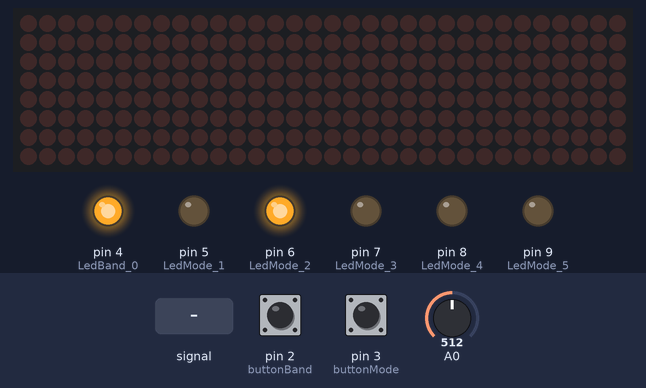
The sketch below on a simulated Arduino Nano, built with avr-gcc and run on an emulated ATmega328P. Shown: 32×8 LED matrix, output pins drawn as LEDs (lit = HIGH). The test bench sets the inputs (shaded band); at power-on: pin 2 (buttonBand) LOW, pin 3 (buttonMode) LOW, A0 = 512. EEPROM starts erased.

Above: at 1.2 s.
1.3 s: A0 fed a 200 Hz sine of ±81 counts around its level
At 1.84 s:
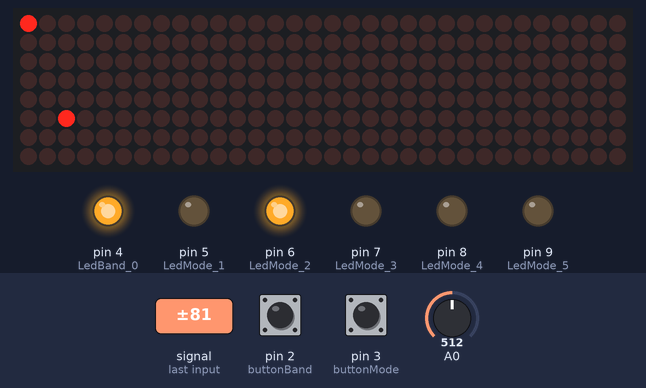
3.3 s: pin 2 (buttonBand) pulled HIGH for 0.15 s
At 3.96 s:
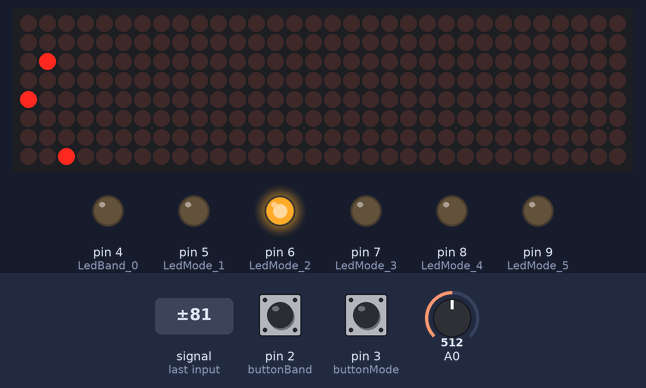
4.0 s: pin 3 (buttonMode) pulled HIGH for 0.15 s
At 4.11 s:
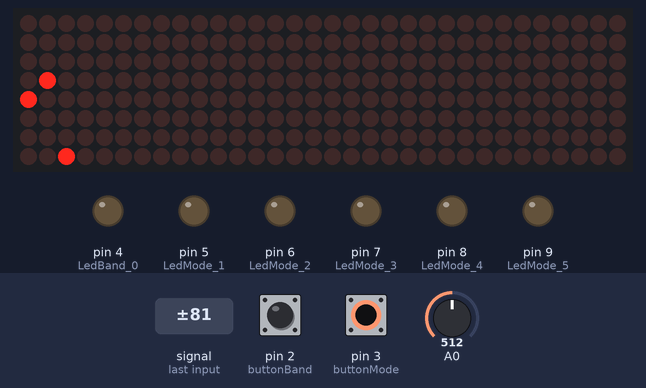
4.7 s: A0 set to 900
At 6.0 s:
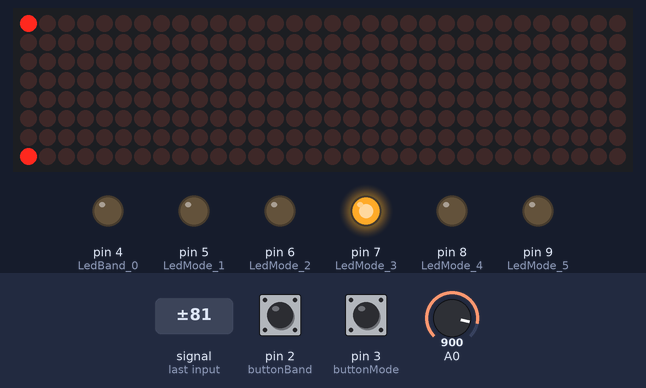
6.6 s: pin 3 (buttonMode) pulled HIGH for 1 s
At 7.6 s:
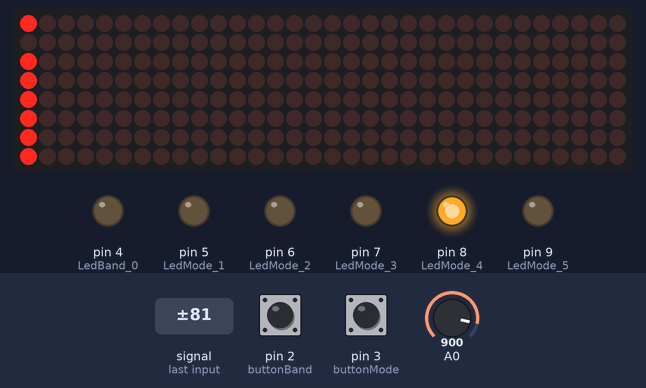
9.1 s: A0 set to 0
At 10.7 s:
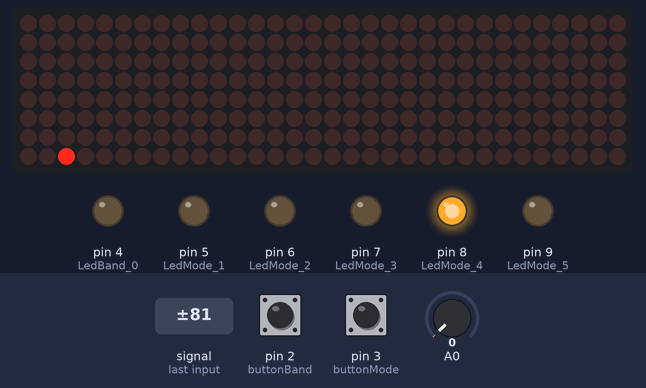
Timing chart, 0 to 12.0 s (numbered marks = the images above; inputs shaded):
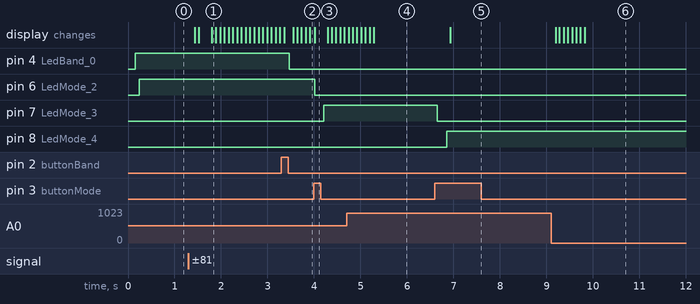

The sketch:

32_Band_Spectrum_Analyzer_DD.ino
```cpp
// (licence header left out)
////////////////////////////////////////////////////////////////////////////////////
#include <arduinoFFT.h>
#include <MD_MAX72xx.h>
#include <SPI.h>
#include <EEPROM.h>
//-------------------------------------------------------------------------
#define SAMPLES 64    //Must be a power of 64
#define HARDWARE_TYPE MD_MAX72XX::FC16_HW   // Set display type  so that  MD_MAX72xx library treets it properly
#define MAX_DEVICES  4   // Total number display modules 4
#define CLK_PIN   13  // Clock pin to communicate with display
#define DATA_PIN  11  // Data pin to communicate with display
#define CS_PIN    10  // Control pin to communicate with display
#define xres 32       // Total number of  columns in the display, must be <= SAMPLES/2  32
#define yres 8        // Total number of  rows in the display 8
//-------------------------------------------------------------------------
//int MY_ARRAY[]={0, 128, 192, 224, 240, 248, 252, 254, 255}; // default = standard pattern
int MY_ARRAY[]={0, 128, 192, 224, 240, 248, 252, 254, 255}; // BOKI pattern
int MY_MODE_1[]={0, 128, 192, 224, 240, 248, 252, 254, 255}; // standard pattern
int MY_MODE_2[]={0, 128, 64, 32, 16, 8, 4, 2, 1}; // only peak pattern
int MY_MODE_3[]={0, 128, 192, 160, 144, 136, 132, 130, 129}; // only peak +  bottom point
int MY_MODE_4[]={0, 128, 192, 160, 208, 232, 244, 250, 253}; // one gap in the top , 3rd light onwards
//int MY_MODE_5[]={0, 1, 3, 7, 15, 31, 63, 127, 255}; // standard pattern, mirrored vertically
int MY_MODE_5[]={0, 8, 28, 62, 127, 0, 0, 0, 0}; // BOKI_OSCI
//-------------------------------------------------------------------------
double vReal[SAMPLES];
double vImag[SAMPLES];
char data_avgs[xres];
//-------------------------------------------------------------------------
int yvalue;
int displaycolumn , displayvalue;
int peaks[xres];
int displaymode = 1;      // 1
int displayband = 1;      // 1
int OldMode = 0;          // 0
int OldBand = 0;          // 0

// DESNI KANAL
int buttonBand = 2; // the number of the pushbutton pin 2
int buttonMode = 3;// the number of the pushbutton pin 3
int LedBand_0 = 4; // pin 4
int LedMode_1 = 5; // pin 5
int LedMode_2 = 6; // pin 6
int LedMode_3 = 7; // pin 7
int LedMode_4 = 8; // pin 8
int LedMode_5 = 9; // pin 9
/*
// LEVI KANAL
int InputBand_0 = 4; // pin 4
int InputMode_1 = 5; // pin 5
int InputMode_2 = 6; // pin 6
int InputMode_3 = 7; // pin 7
int InputMode_4 = 8; // pin 8
int InputMode_5 = 9; // pin 9
*/
///////////////////////////////////////////////////////////////////////////////////////
MD_MAX72XX mx = MD_MAX72XX(HARDWARE_TYPE, CS_PIN, MAX_DEVICES);   // display object
arduinoFFT FFT = arduinoFFT();                                    // FFT object
///////////////////////////////////////////////////////////////////////////////////////
void setup() {
    ADCSRA = 0b11100101;      // set ADC to free running mode and set pre-scalar to 32 (0xe5)
    ADMUX = 0b00000000;       // use pin A0 and external voltage reference

    // DESNI KANAL
    pinMode(buttonBand, INPUT); // sets the digital pin 2 as input
    pinMode(buttonMode, INPUT); // sets the digital pin 3 as input
    pinMode(LedBand_0, OUTPUT);  // sets the digital pin 4 as output
    pinMode(LedMode_1, OUTPUT);  // sets the digital pin 5 as output
    pinMode(LedMode_2, OUTPUT);  // sets the digital pin 6 as output
    pinMode(LedMode_3, OUTPUT);  // sets the digital pin 7 as output
    pinMode(LedMode_4, OUTPUT);  // sets the digital pin 8 as output
    pinMode(LedMode_5, OUTPUT);  // sets the digital pin 9 as output
/*
    // LEVI KANAL
    pinMode(InputBand_0, INPUT);  // sets the digital pin 4 as input
    pinMode(InputMode_1, INPUT);  // sets the digital pin 5 as input
    pinMode(InputMode_2, INPUT);  // sets the digital pin 6 as input
    pinMode(InputMode_3, INPUT);  // sets the digital pin 7 as input
    pinMode(InputMode_4, INPUT);  // sets the digital pin 8 as input
    pinMode(InputMode_5, INPUT);  // sets the digital pin 9 as input
*/
    mx.begin();           // initialize display
    //mx.control(MD_MAX72XX::INTENSITY, 0); // 0-10
    delay(50);            // wait to get reference voltage stabilized
    displaymode = EEPROM.read(1);  //read EEPROM data at address 1
    displayband = EEPROM.read(2);  //read EEPROM data at address 2
}
///////////////////////////////////////////////////////////////////////////////////////
void loop() {
   // ++ Sampling
   for(int i=0; i<SAMPLES; i++) {
      while(!(ADCSRA & 0x10));    // wait for ADC to complete current conversion ie ADIF bit set
      //ADCSRA = 0b11110100 ;     // KRATKI
      //ADCSRA = 0b11110101 ;     // SREDNJI Clear ADIF bit so that ADC can do next operation (0xf5) 0b11110101 orginal
      //ADCSRA = 0b11110110 ;     // DUGI
      //ADCSRA = 0b11110111 ;     // PREDUGI
      //-------------------------------------------------------------

      // DESNI KANAL
      int ReadingBand = digitalRead(buttonBand);
      if ((ReadingBand == 1)&&(OldBand == 0)) { // works only when pressed
          displayband = displayband + 1;
          EEPROM.write(2, displayband);         //write value to current address counter address
          delay(100);
      }
      OldBand = ReadingBand;
      if (displayband > 2) { // works only when pressed
          displayband = 1;
          EEPROM.write(2, displayband);         //write value to current address counter address
          delay(100);}
      if (displayband == 1) {
        ADCSRA = 0b11110110 ;  // DUGI
        digitalWrite(LedBand_0, 1);}
      if (displayband == 2) {
        ADCSRA = 0b11110101 ;  // SREDNJI Cclear ADIF bit so that ADC can do next operation (0xf5) 0b11110101 orginal
        digitalWrite(LedBand_0, 0);}

      //-------------------------------------------------------------
      /*
      // LEVI KANAL
      if (digitalRead(InputBand_0)==1) {
        ADCSRA = 0b11110110 ;}  // DUGI
      else {
        ADCSRA = 0b11110101 ;}  // SREDNJI Cclear ADIF bit so that ADC can do next operation (0xf5) 0b11110101 orginal
      */
      //-------------------------------------------------------------
      int value = ADC - 512 ;                 // Read from ADC and subtract DC offset caused value
      vReal[i]= value/8;                      // Copy to bins after compressing
      vImag[i] = 0;
    }
    //-------------------------------------------------------------
    // -- Sampling
    // ++ FFT
    FFT.Windowing(vReal, SAMPLES, FFT_WIN_TYP_HAMMING, FFT_FORWARD);
    FFT.Compute(vReal, vImag, SAMPLES, FFT_FORWARD);
    FFT.ComplexToMagnitude(vReal, vImag, SAMPLES);
    // -- FFT
    //-------------------------------------------------------------
    // ++ re-arrange FFT result to match with no. of columns on display ( xres )
    int step = (SAMPLES/2)/xres;
    int c=0;
    for(int i=0; i<(SAMPLES/2); i+=step)
    {
      data_avgs[c] = 0;//0
      for (int k=0 ; k< step ; k++) {
          data_avgs[c] = data_avgs[c] + vReal[i+k];
      }
      data_avgs[c] = data_avgs[c]/step;
      c++;
    }
    // -- re-arrange FFT result to match with no. of columns on display ( xres )
    //-------------------------------------------------------------
    // ++ send to display according measured value
    for(int i=0; i<xres; i++)
    {
      data_avgs[i] = constrain(data_avgs[i],0,80);            // set max & min values for buckets
      data_avgs[i] = map(data_avgs[i], 0, 80, 0, yres);        // remap averaged values to yres
      yvalue=data_avgs[i];
      peaks[i] = peaks[i]-1;    // decay by one light
      if (yvalue > peaks[i])
          peaks[i] = yvalue ;
      yvalue = peaks[i];
      displayvalue=MY_ARRAY[yvalue];
      // DESNI KANAL
      displaycolumn=31-i;   // NISKI PREMA VISOKIM DESNA STRANA 31
      // LEVI KANAL
      //displaycolumn=i;   // VISOKI PREMA NISKIM LEVA STRANA
      mx.setColumn(displaycolumn, displayvalue);              // for left to right
     }
    // -- send to display according measured value
    displayModeChange ();         // check if button pressed to change display mode
}
///////////////////////////////////////////////////////////////////////////////////////
void displayModeChange() {
/*
  // LEVI KANAL
  if (digitalRead(InputMode_1)==1) {
    for (int i=0 ; i<=8 ; i++ ) {
        MY_ARRAY[i]=MY_MODE_1[i];}
  }
  if (digitalRead(InputMode_2)==1) {
    for (int i=0 ; i<=8 ; i++ ) {
        MY_ARRAY[i]=MY_MODE_2[i];}
  }
  if (digitalRead(InputMode_3)==1) {
    for (int i=0 ; i<=8 ; i++ ) {
        MY_ARRAY[i]=MY_MODE_3[i];}
  }
  if (digitalRead(InputMode_4)==1) {
    for (int i=0 ; i<=8 ; i++ ) {
        MY_ARRAY[i]=MY_MODE_4[i];}
  }
  if (digitalRead(InputMode_5)==1) {
    for (int i=0 ; i<=8 ; i++ ) {
        MY_ARRAY[i]=MY_MODE_5[i];}
  }
*/
//--------------------------------------------------------

  // DESNI KANAL
    int NewMode = digitalRead(buttonMode);
    if ((NewMode == 1) && (OldMode == 0)) {
      displaymode = displaymode + 1;
      EEPROM.write(1, displaymode);         //write value to current address counter address
      digitalWrite(LedMode_1, 0);  // sets the LED to the MY_MODE_1
      digitalWrite(LedMode_2, 0);  // sets the LED to the MY_MODE_2
      digitalWrite(LedMode_3, 0);  // sets the LED to the MY_MODE_3
      digitalWrite(LedMode_4, 0);  // sets the LED to the MY_MODE_4
      digitalWrite(LedMode_5, 0);  // sets the LED to the MY_MODE_5
      delay(200);
    }
    OldMode = NewMode;
    if (displaymode > 5) {
      displaymode = 1;
      EEPROM.write(1, displaymode);         //write value to current address counter address
    }
    if (displaymode == 1) {   //
      digitalWrite(LedMode_2, 1);  // sets the LED to the MY_MODE_2
      for (int i=0 ; i<=8 ; i++ ) {
        MY_ARRAY[i]=MY_MODE_2[i];}
    }
    if (displaymode == 2) {   //
      digitalWrite(LedMode_3, 1);  // sets the LED to the MY_MODE_3
      for (int i=0 ; i<=8 ; i++ ) {
        MY_ARRAY[i]=MY_MODE_3[i];}
    }
    if (displaymode == 3) {   //
      digitalWrite(LedMode_4, 1);  // sets the LED to the MY_MODE_4
      for (int i=0 ; i<=8 ; i++ ) {
        MY_ARRAY[i]=MY_MODE_4[i];}
    }
    if (displaymode == 4) {   //
      digitalWrite(LedMode_5, 1);  // sets the LED to the MY_MODE_5
      for (int i=0 ; i<=8 ; i++ ) {
        MY_ARRAY[i]=MY_MODE_5[i];}
    }
    if (displaymode == 5) {   //
      digitalWrite(LedMode_1, 1);  // sets the LED to the MY_MODE_1
      for (int i=0 ; i<=8 ; i++ ) {
        MY_ARRAY[i]=MY_MODE_1[i];}
    }

}
///////////////////////////////////////////////////////////////////////////////////////
```

Measured:
- after the input at 1.3 s, the display: first changes after 0.14 s (image 1 shows a later state)
- after the input at 3.3 s, pin 4 (LedBand_0): HIGH → LOW after 0.17 s
- after the input at 4.0 s, pin 6 (LedMode_2): HIGH → LOW at once; pin 7 (LedMode_3): LOW → HIGH after 0.21 s
- after the input at 4.7 s, the display: first differs from a run without the input after 0.13 s (image 4 shows a later state)
- after the input at 6.6 s, pin 7 (LedMode_3): HIGH → LOW after 0.05 s; pin 8 (LedMode_4): LOW → HIGH after 0.25 s; the display: changes after 0.33 s (image 5)
- after the input at 9.1 s, the display: first changes after 0.10 s (image 6 shows a later state)
